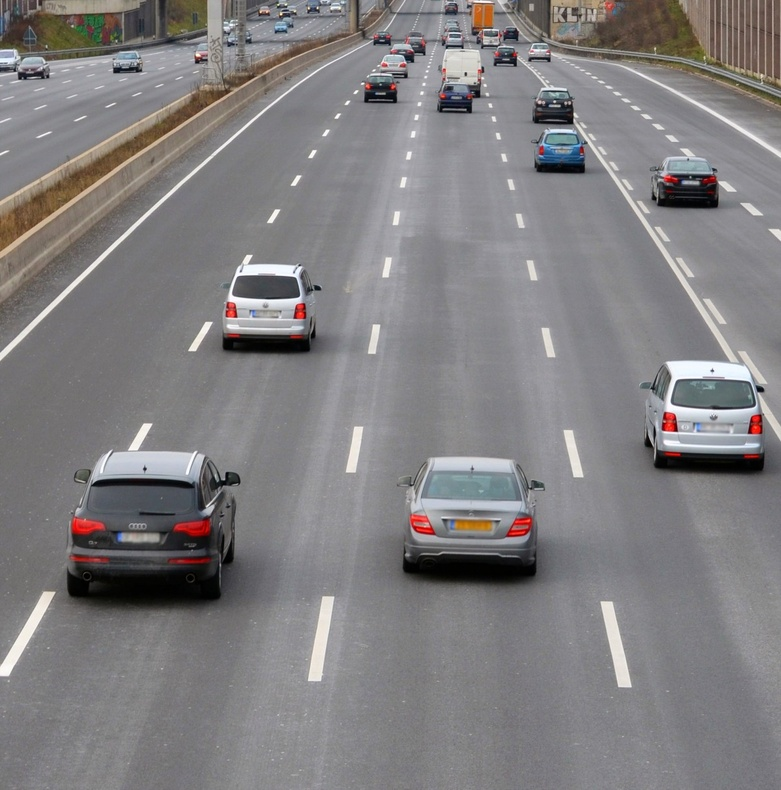
#> input picture Haar Cascade Object Detection/Haar-image-detection/66.jpeg, 781 x 790 px, shrunk from 1200 x 1214 before the run, found by its file name
$ jupyter execute haar_image.ipynb
#> lines starting #> are read from the running program, lines starting #| are printed output that depends on the picture; after the words box and inside, x2 and y2 are one past the last pixel; in counts of white or black regions, pixels touching at a corner belong together
# Basic Object Detection

[cell 1]
import cv2
vehicle_cascade = cv2.CascadeClassifier(r"C:/Users/DANISH LAPTOP/Desktop/Projects/haar_image/cars.xml")
def detect_vehicles(image_path):

    image = cv2.imread(image_path)
#> image is the input picture: shape (790, 781, 3); mean B, G, R 128.4, 126.9, 129.1
    if image is None:
        print("Error: Image not found or path is incorrect.")
        return

    gray = cv2.cvtColor(image, cv2.COLOR_BGR2GRAY)
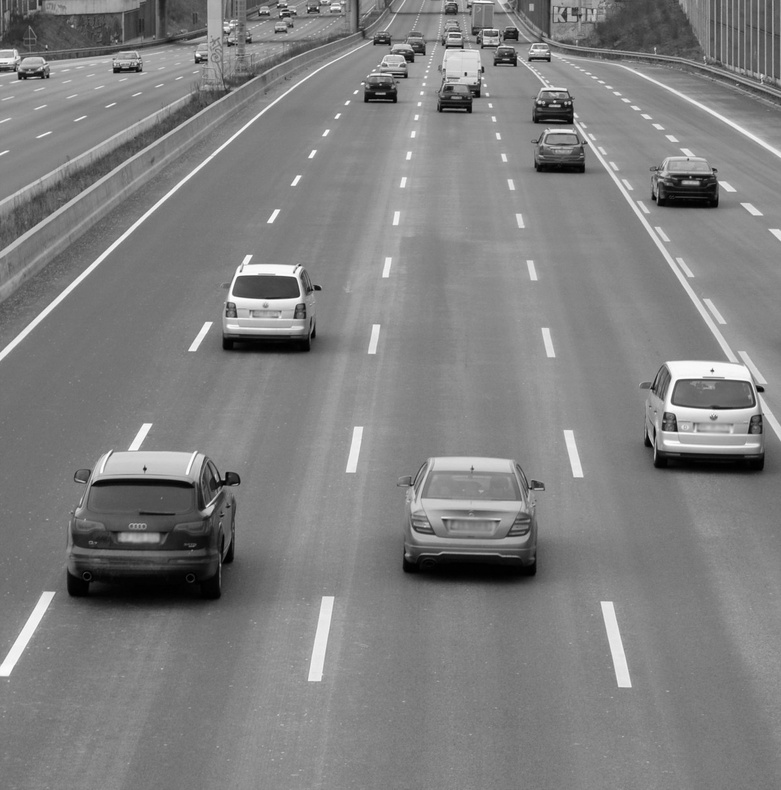
#> gray: shape (790, 781); min 0, max 255, mean 127.7
    vehicles = vehicle_cascade.detectMultiScale(gray, scaleFactor=1.1, minNeighbors=1)
#> vehicles = 20 rows, first 6: [255, 1, 21, 21], [270, 18, 22, 22], [441, 33, 22, 22], [714, 419, 21, 21], [366, 23, 31, 31], [519, 34, 40, 40]

    for (x, y, w, h) in vehicles:
        cv2.rectangle(image, (x, y), (x + w, y + h), (0, 255, 0), 2)
#> this loop made 20 passes
#> (x, y, w, h) on passes 1 to 12: (255, 1, 21, 21), (270, 18, 22, 22), (441, 33, 22, 22), (714, 419, 21, 21), (366, 23, 31, 31), (519, 34, 40, 40), (425, 69, 60, 60), (481, 32, 47, 47), (100, 38, 51, 51), (9, 44, 51, 51), (343, 54, 70, 70), (513, 106, 97, 97)
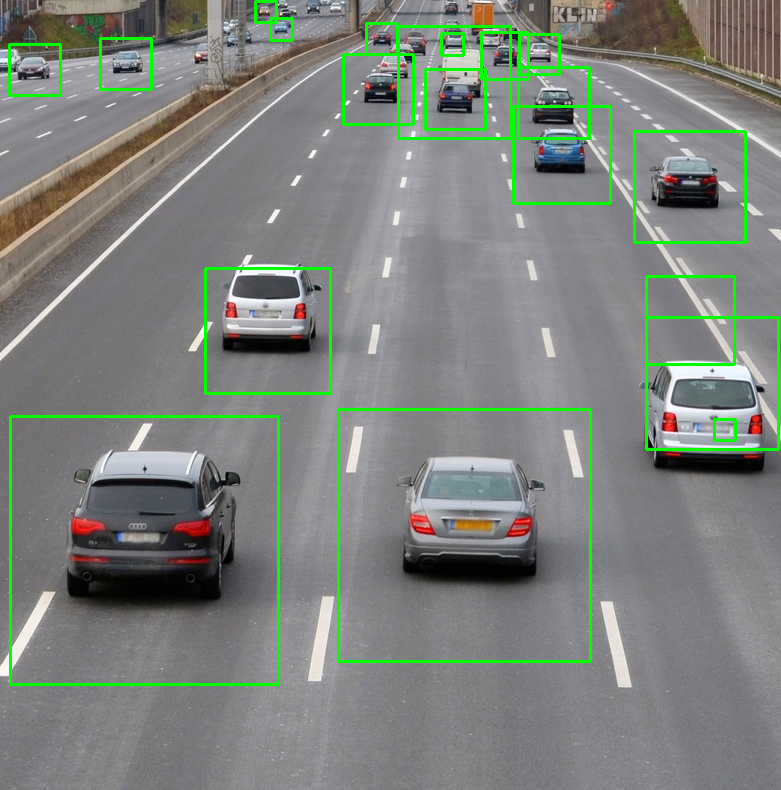
#> image: shape (790, 781, 3); 3.2% of pixels changed, all inside (x1, y1, x2, y2) = (8, 0, 780, 686)

    cv2.imshow("Vehicle Detection", image)
    cv2.waitKey(0)
    cv2.destroyAllWindows()

detect_vehicles(r"C:/Users/DANISH LAPTOP/Desktop/Projects/haar_image/66.jpeg")
detect_vehicles(r"C:/Users/DANISH LAPTOP/Desktop/Projects/haar_image/55.jpeg")
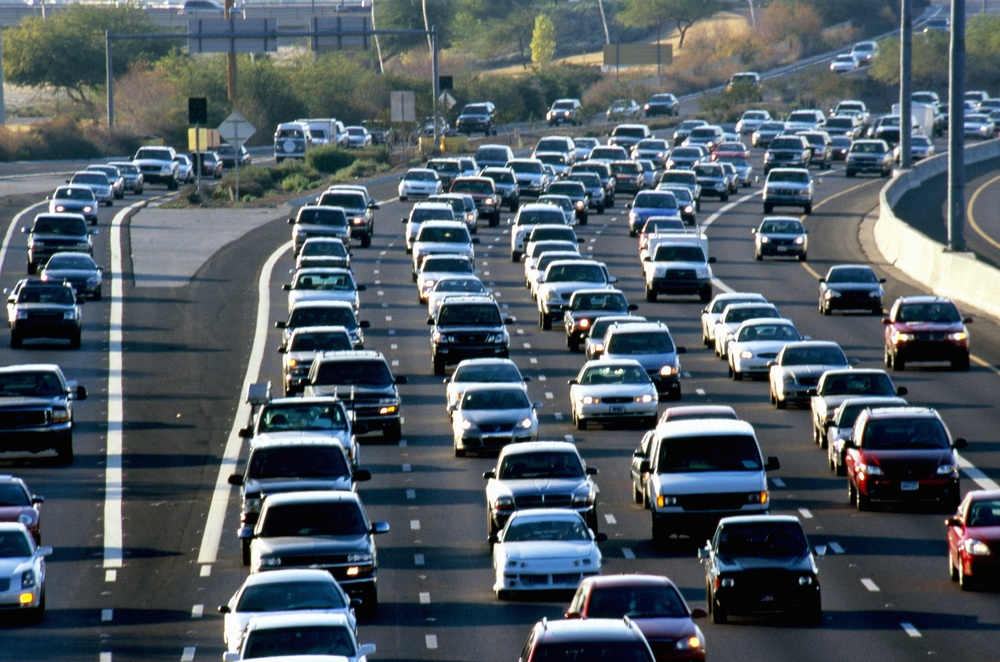
#> input picture Haar Cascade Object Detection/Haar-image-detection/55.jpeg, 1000 x 662 px, shrunk from 1536 x 1017 before the run, found by its file name
#> in detect_vehicles, image is the input picture: shape (662, 1000, 3); mean B, G, R 98.7, 90.6, 79.6
#> in detect_vehicles (call 2), `gray = cv2.cvtColor(image, cv2.COLOR_BGR2GRAY)`:
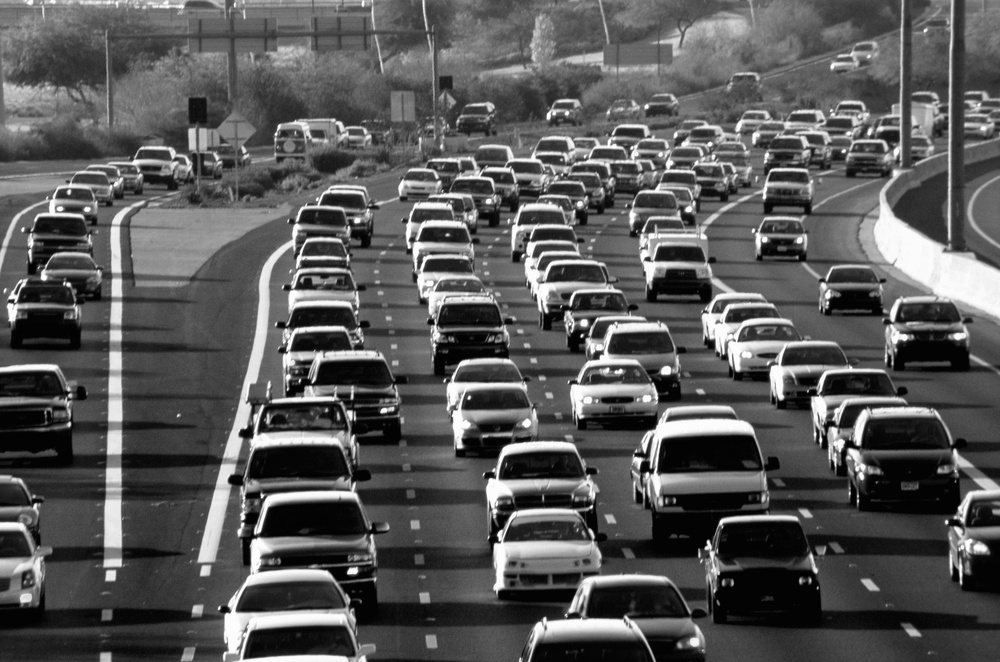
#> gray: shape (662, 1000); min 0, max 255, mean 88.2
#> in detect_vehicles (call 2), `vehicles = vehicle_cascade.detectMultiScale(gray, scaleFactor=1.1, min..`: vehicles = 45 rows, first 6: [834, 45, 23, 23], [572, 131, 23, 23], [707, 297, 20, 20], [346, 219, 26, 26], [57, 226, 26, 26], [824, 138, 28, 28]
#> the loop in detect_vehicles (call 2), `for (x, y, w, h) in vehicles:` made 45 passes
#> (x, y, w, h) on passes 1 to 12: (834, 45, 23, 23), (572, 131, 23, 23), (707, 297, 20, 20), (346, 219, 26, 26), (57, 226, 26, 26), (824, 138, 28, 28), (126, 176, 27, 27), (875, 388, 28, 28), (56, 189, 32, 32), (679, 107, 43, 43), (632, 124, 35, 35), (782, 93, 41, 41)
#> after the loop in detect_vehicles (call 2), `for (x, y, w, h) in vehicles:`:
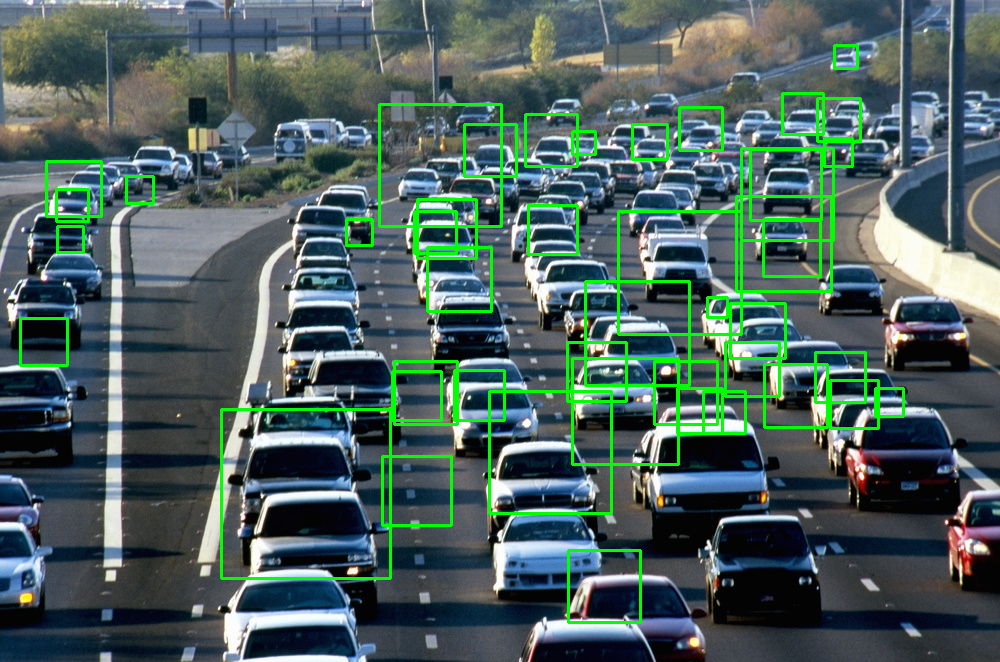
#> image: shape (662, 1000, 3); 4.6% of pixels changed, all inside (x1, y1, x2, y2) = (19, 44, 905, 624)
